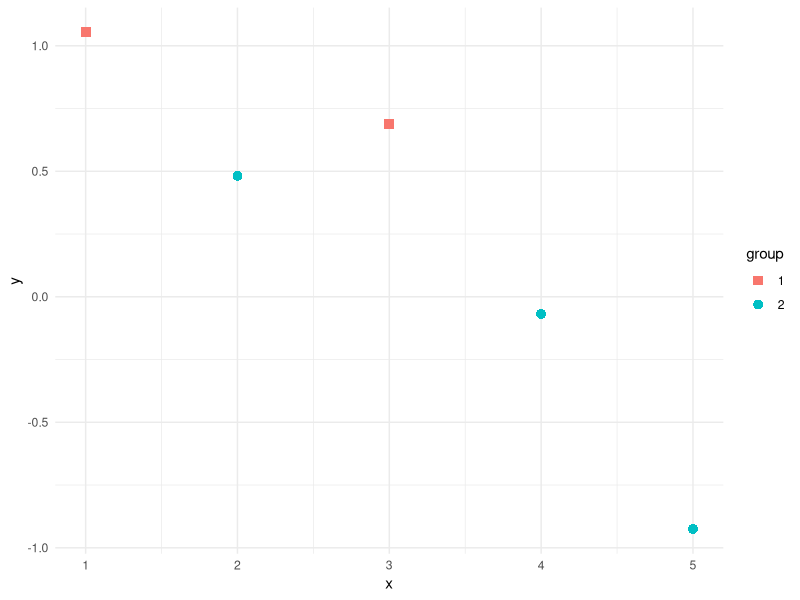
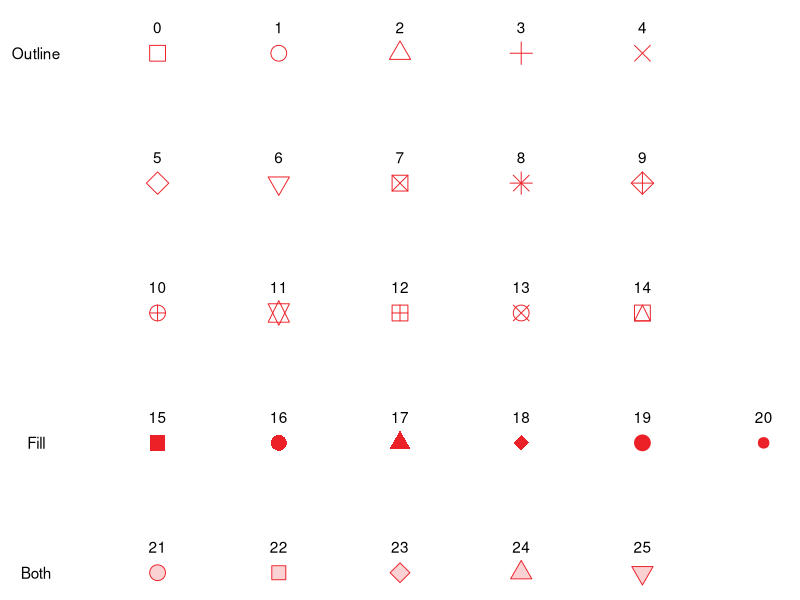
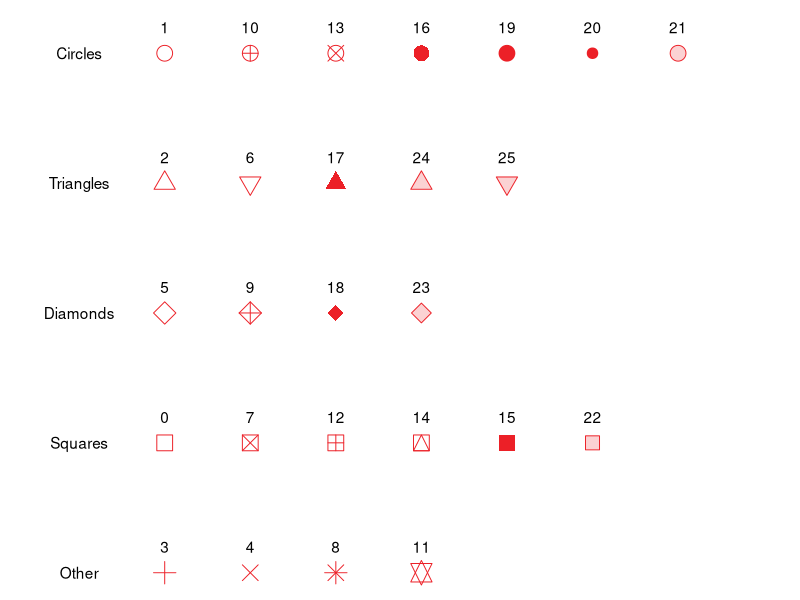

These charts were generated, in order, by the following R code:
## ---- chunk 1
library(ggplot2)

dt = data.frame(x = 1:5, 
                y = rnorm(5), 
                group = as.factor(c(1, 2, 1, 2, 2)))

ggplot(dt, aes(x, y)) +
  geom_point(aes(shape = group, color = group), size = 3) + 
  scale_shape_manual(values = c(15, 16)) + 
  theme_minimal()
## ---- chunk 2
y = rep(5:1, times = c(5, 5, 5, 6, 5))
x = c(1:5, 1:5, 1:5, 1:6, 1:5)
shape = 0:25
dt = data.frame(x, y, shape)
ggplot(dt, aes(x, y, label = shape)) +
  geom_point(aes(shape = as.factor(shape)), size = 5,
             color = "#ec2027", fill = "#fbd2d3") + 
  geom_text(nudge_y = 0.2)  + 
  annotate("text", x = 0, y = 5, label = "Outline") +
  annotate("text", x = 0, y = 2, label = "Fill") +
  annotate("text", x = 0, y = 1, label = "Both") +
  scale_shape_manual(values = dt$shape) + 
  guides(shape = F) +
  theme_void()
## ---- chunk 3
y = rep(5:1, times = c(7, 5, 4, 6, 4))
x = c(1:7, 1:5, 1:4, 1:6, 1:4) 
shape = c(1, 10, 13, 16, 19, 20, 21,
          2, 6, 17, 24, 25,
          5, 9, 18, 23,
          0, 7, 12, 14, 15, 22,
          3, 4, 8, 11)
shape_factor = as.factor(0:25)
dt = data.frame(x, y, shape, shape_factor)
ggplot(dt, aes(x, y, label = shape)) +
  geom_point(aes(shape = shape_factor), size = 5,
             color = "#ec2027", fill = "#fbd2d3") + 
  geom_text(nudge_y = 0.2) + 
  annotate("text", x = 0, y = 5, label = "Circles") +
  annotate("text", x = 0, y = 4, label = "Triangles") +
  annotate("text", x = 0, y = 3, label = "Diamonds") +
  annotate("text", x = 0, y = 2, label = "Squares") +
  annotate("text", x = 0, y = 1, label = "Other") +
  scale_shape_manual(values = dt$shape) + 
  coord_cartesian(xlim = c(-0.5, 8)) +
  guides(shape = F) +
  theme_void()
